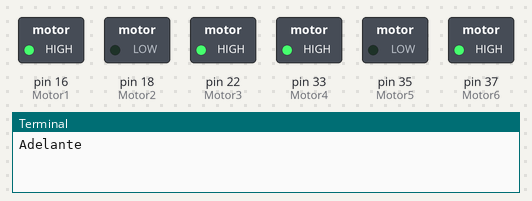
Recording of a program running on a simulated Raspberry Pi (header pin numbers). Shown: switched loads named in the program (green lamp = pin HIGH), the last lines printed to the terminal. At 6.0 s the program stops and its outputs stay as they are.

Above: at 0.1 s.
At 3.1 s:
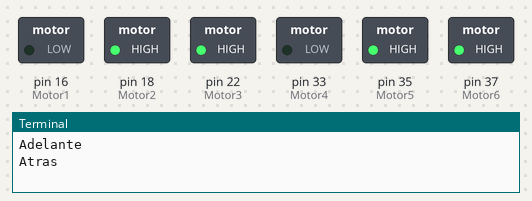
At 6.1 s:
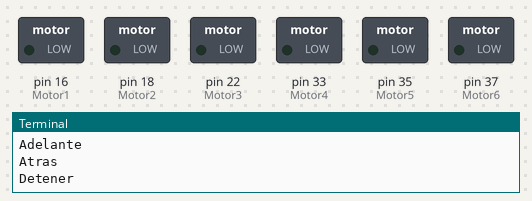
Timing chart, 0 to 7.5 s (numbered marks = the images above):
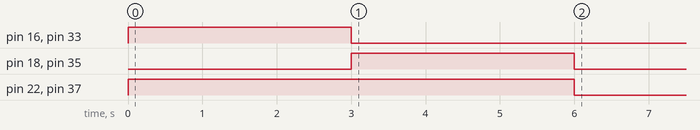

Measured:
- by itself, pin 16 (Motor1), pin 33 (Motor4): LOW → HIGH at 0.00 s, → LOW 3.0 s later
- by itself, pin 18 (Motor2), pin 35 (Motor5): LOW → HIGH at 3.0 s, → LOW 3.0 s later
- by itself, pin 22 (Motor3), pin 37 (Motor6): LOW → HIGH at 0.00 s, → LOW 6.0 s later

The program:

motor.py
```python
import RPi.GPIO as GPIO
from time import sleep

GPIO.setmode(GPIO.BOARD)

Motor1 = 16    # Entrada
Motor2 = 18    # Entrada
Motor3 = 22    # Habilitar


Motor4 = 33 #13
Motor5 = 35 #19
Motor6 = 37 #26 Habilitar

GPIO.setup(Motor1,GPIO.OUT)
GPIO.setup(Motor2,GPIO.OUT)
GPIO.setup(Motor3,GPIO.OUT)
GPIO.setup(Motor4,GPIO.OUT)
GPIO.setup(Motor5,GPIO.OUT)
GPIO.setup(Motor6,GPIO.OUT)

print ("Adelante")
GPIO.output(Motor1,GPIO.HIGH)
GPIO.output(Motor2,GPIO.LOW)
GPIO.output(Motor3,GPIO.HIGH)

GPIO.output(Motor4,GPIO.HIGH)
GPIO.output(Motor5,GPIO.LOW)
GPIO.output(Motor6,GPIO.HIGH)


sleep(3)

print ("Atras")
GPIO.output(Motor1,GPIO.LOW)
GPIO.output(Motor2,GPIO.HIGH)
GPIO.output(Motor3,GPIO.HIGH)

GPIO.output(Motor4,GPIO.LOW)
GPIO.output(Motor5,GPIO.HIGH)
GPIO.output(Motor6,GPIO.HIGH)

sleep(3)

print ("Detener")
GPIO.output(Motor3,GPIO.LOW)
GPIO.output(Motor6,GPIO.LOW)

GPIO.cleanup()
```
